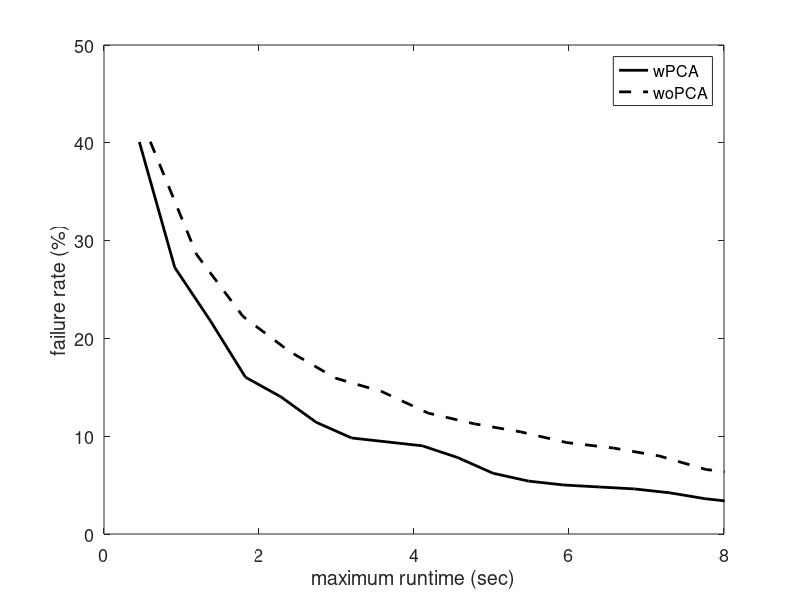

MATLAB code for this plot:
% Benchmark_RRT_envI_wo.txt - Planning without PCA - for comparison
% Benchmark_RRT_envI_w.txt - with PCA (including the nearest neighbor in the PCA) knn=20
% Benchmark_RRT_envI_w_2.txt - with PCA (not including the nearest neighbor in the PCA) knn=20
% Benchmark_RRT_envI_w_3.txt - with PCA (including the nearest neighbor in the PCA) knn=tree size
% Benchmark_RRT_envI_w_4.txt - with PCA (including the nearest neighbor in the PCA) knn=90
% Benchmark_RRT_envI_w_5.txt- with the minimum number of nodes in tree to operate PCA set to 1 (previously was 6)
% *Benchmark_RRT_envI_w_6.txt- with the minimum number of nodes in tree to operate PCA set to 3 (previously was 6)
% Benchmark_RRT_envI_w_7.txt- nearestR with radius 2.6

% (*) marks best so far
% In all trials, d = 2.8
% last updated: 12/11/17

clear all
clc

d = 2.8;
%%
planners = {'BiRRT','RRT','LazyRRT'};
plannerType = planners{3};
switch plannerType
    case 'BiRRT'
        D{1} = load('Benchmark_CBiRRT_envI_w_8.txt'); 
        D{2} = load('Benchmark_CBiRRT_envI_wo.txt');
        D{1} = [d*ones(size(D{1},1),1) D{1}];
        D{2} = [d*ones(size(D{2},1),1) D{2}];
        D{1} = D{1}(D{1}(:,2)==1,:); 
        D{2} = D{2}(D{2}(:,2)==1,:); 
    case 'RRT'
        D{1} = load('Benchmark_RRT_envI_w_6.txt'); 
        D{2} = load('Benchmark_RRT_envI_wo.txt'); 
        fprintf('Failures: \t%.1f, %.1f \n', 100-sum(D{1}(:,1))/size(D{1},1)*100, 100-sum(D{2}(:,1))/size(D{2},1)*100);
        D{1} = [d*ones(size(D{1},1),1) D{1}];
        D{2} = [d*ones(size(D{2},1),1) D{2}];
        D{1} = D{1}(D{1}(:,2)==1,:); 
        D{2} = D{2}(D{2}(:,2)==1,:); 
    case 'LazyRRT'
        D{1} = load('Benchmark_LazyRRT_envI_w.txt'); 
        D{2} = load('Benchmark_LazyRRT_envI_wo.txt'); 
        fprintf('Failures: \t%.1f, %.1f \n', 100-sum(D{1}(:,1))/size(D{1},1)*100, 100-sum(D{2}(:,1))/size(D{2},1)*100);
        D{1} = [d*ones(size(D{1},1),1) D{1}];
        D{2} = [d*ones(size(D{2},1),1) D{2}];
        D{1} = D{1}(D{1}(:,2)==1,:); 
        D{2} = D{2}(D{2}(:,2)==1,:); 
end

%%
disp(['Results for ' plannerType ':']);

%%

for k = 1:size(D,2)
    
    suc = D{k}(:,2)==1;
    F(:,k) = mean(D{k});
    
    tmin(k) = F(4,k);
end

% clc
disp('-----------------------------------');
fprintf('         \t\tw/\tw/o\n');
fprintf('Queries: \t\t%d\t%d\n', size(D{1},1), size(D{2},1));
fprintf('d =      \t\t%.1f\t%.1f\n', F(1,1), F(1,2));
fprintf('Avg. time (for d): \t%.2f\t%.2f \t(msec)\n', F(4,1)*1e3, F(4,2)*1e3);
fprintf('Min. time (for d): \t%.2f\t%.2f \t(msec)\n', min(D{1}(:,4))*1e3, min(D{2}(:,4))*1e3);
fprintf('Nodes in path:     \t%.1f\t%.1f\n', F(10,1), F(10,2));
fprintf('Nodes in trees:    \t%.1f\t%.1f\n', F(11,1), F(11,2));
disp('------------ Sampling -------------');
fprintf('Sampling time:    \t%.2f\t%.2f \t(msec)\n', F(15,1)*1e3, F(15,2)*1e3);
fprintf('Sampling count: \t%.1f\t%.1f \t(%%)\n', F(16,1)+F(17,1), F(16,2)+F(17,2));
fprintf('Sampling success: \t%.2f\t%.2f \t(%%)\n', 100*F(16,1)/(F(16,1)+F(17,1)), 100*F(16,2)/(F(16,2)+F(17,2)));
disp('------------ loc.-con. ------------');
fprintf('Loc.-con. time:    \t%.2f\t%.2f \t(msec)\n', F(12,1)*1e3, F(12,2)*1e3);
fprintf('Loc.-con. count:   \t%.2f\t%.2f \t\n', F(13,1), F(13,2));
fprintf('Loc.-con. success: \t%.2f\t%.2f \t(%%)\n', 100*F(14,1)/F(13,1), 100*F(14,2)/F(13,2));
disp('----------- Projection ------------');
fprintf('Proj. time:        \t%.2f\t%.2f \t(msec)\n', F(6,1)*1e3, F(6,2)*1e3);
fprintf('Proj. count:       \t%.2f\t%.2f \t\n', F(5,1), F(5,2));
disp('--------------- PCA ---------------');
fprintf('PCA time:          \t%.2f\t%.2f \t(msec)\n', F(19,1)*1e3, F(19,2)*1e3);
fprintf('PCA count:       \t%.2f\t%.2f \t\n', F(18,1), F(18,2));

%%
disp(' ');
fprintf('Speed-up (at d = %.1f):      %.2f\n', d, tmin(2)/tmin(1));

%%
%%
%%
% PCS
td = D{1}(:,4);
maxT = max(td);
T1 = linspace(0,maxT,100);
T1 = T1(2:end);
for i = 1:length(T1)
    sd = td < T1(i);
    md(i) = mean(td(sd));
    Md(i) = 1-sum(sd)/length(td);
end
%%
% GD
tg = D{2}(:,4);
maxT = max(tg);
T2 = linspace(0,maxT,100);
T2 = T2(2:end);
for i = 1:length(T2)
    sg = tg < T2(i);
    mg(i) = mean(tg(sg));
    Mg(i) = 1-sum(sg)/length(tg);
end

%%
h = figure(2);
clf
plot(T1,Md*100,'-k','linewidth',2);
hold on
plot(T2,Mg*100,'--k','linewidth',2);
hold off
xlabel('maximum runtime (sec)');
ylabel('failure rate (%)');
legend('wPCA','woPCA');
xlim([0 8]);%max([T1 T2])]);
% title(plannerType);
set(gca,'fontsize',13);
% set(h, 'Position', [100, 100, 800, 400]);
% print PCS_NR_runtime.eps -depsc -r200